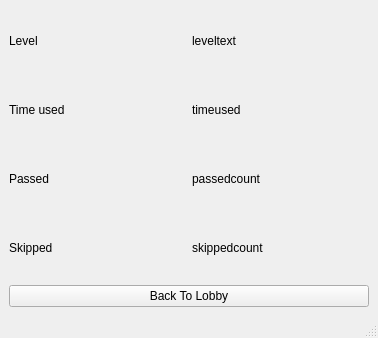
<?xml version="1.0" encoding="UTF-8"?>
<ui version="4.0">
 <class>MainWindow</class>
 <widget class="QMainWindow" name="MainWindow">
  <property name="geometry">
   <rect>
    <x>0</x>
    <y>0</y>
    <width>378</width>
    <height>338</height>
   </rect>
  </property>
  <property name="windowTitle">
   <string>Word Champion Result</string>
  </property>
  <widget class="QWidget" name="centralwidget">
   <layout class="QVBoxLayout" name="verticalLayout">
    <item>
     <layout class="QGridLayout" name="gridLayout_2">
      <item row="0" column="1">
       <widget class="QLabel" name="label_level">
        <property name="text">
         <string>leveltext</string>
        </property>
       </widget>
      </item>
      <item row="1" column="0">
       <widget class="QLabel" name="label_3">
        <property name="text">
         <string>Time used</string>
        </property>
       </widget>
      </item>
      <item row="0" column="0">
       <widget class="QLabel" name="label">
        <property name="text">
         <string>Level</string>
        </property>
       </widget>
      </item>
      <item row="1" column="1">
       <widget class="QLabel" name="label_timeused">
        <property name="text">
         <string>timeused</string>
        </property>
       </widget>
      </item>
      <item row="2" column="0">
       <widget class="QLabel" name="label_5">
        <property name="text">
         <string>Passed</string>
        </property>
       </widget>
      </item>
      <item row="2" column="1">
       <widget class="QLabel" name="label_passedcount">
        <property name="text">
         <string>passedcount</string>
        </property>
       </widget>
      </item>
      <item row="3" column="0">
       <widget class="QLabel" name="label_7">
        <property name="text">
         <string>Skipped</string>
        </property>
       </widget>
      </item>
      <item row="3" column="1">
       <widget class="QLabel" name="label_skippedcount">
        <property name="text">
         <string>skippedcount</string>
        </property>
       </widget>
      </item>
     </layout>
    </item>
    <item>
     <layout class="QHBoxLayout" name="horizontalLayout">
      <item>
       <widget class="QPushButton" name="pushButton_tolobby">
        <property name="text">
         <string>Back To Lobby</string>
        </property>
       </widget>
      </item>
     </layout>
    </item>
   </layout>
  </widget>
  <widget class="QMenuBar" name="menubar">
   <property name="geometry">
    <rect>
     <x>0</x>
     <y>0</y>
     <width>378</width>
     <height>22</height>
    </rect>
   </property>
  </widget>
  <widget class="QStatusBar" name="statusbar"/>
 </widget>
 <resources/>
 <connections/>
</ui>
